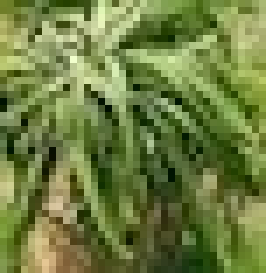
#> input picture images/buahnaga.jpg, 38 x 39 px (shown 7 times larger)
$ jupyter execute 10-7_template-matching-counting.ipynb
#> lines starting #> are read from the running program, lines starting #| are printed output that depends on the picture; after the words box and inside, x2 and y2 are one past the last pixel; in counts of white or black regions, pixels touching at a corner belong together
[cell 1]
# tampilkan kedua gambar
from matplotlib import pyplot as plt
import cv2

# panggil dan konversi warna agar sesuai dengan Matplotlib
palem = cv2.imread('images/buahnaga.jpg')
#> palem is the input picture: shape (39, 38, 3); mean B, G, R 65.1, 126.1, 110.1
palem = cv2.cvtColor(palem, cv2.COLOR_BGR2RGB)

# panggil dan konversi warna agar sesuai dengan Matplotlib
kebun_palem = cv2.imread('images/buahnaga-kebun.jpg')
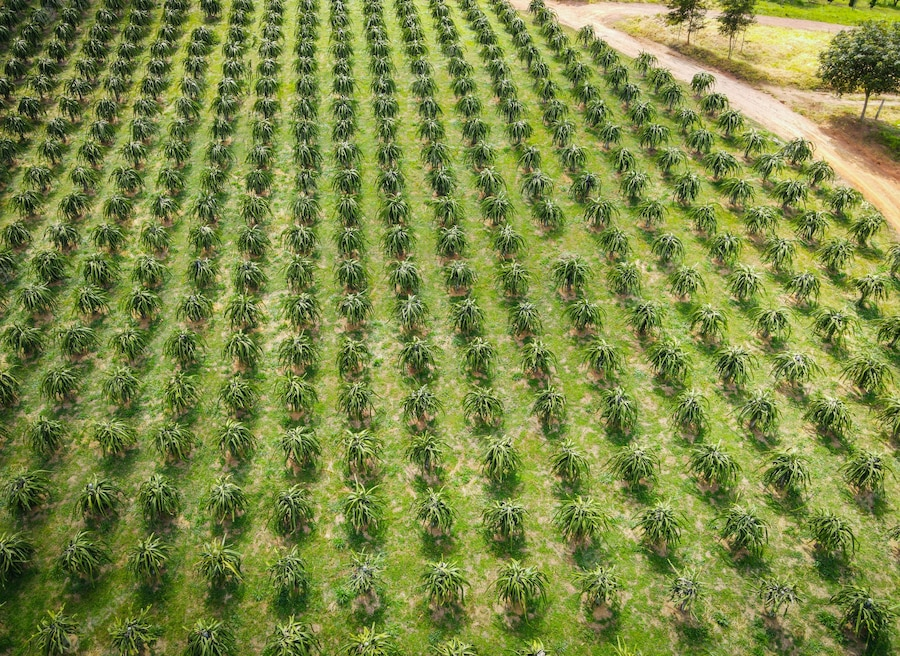
#> input picture images/buahnaga-kebun.jpg, 900 x 656 px
#> kebun_palem is the input picture: shape (656, 900, 3); mean B, G, R 70, 137.1, 125.2
kebun_palem = cv2.cvtColor(kebun_palem, cv2.COLOR_BGR2RGB)
plt.subplot(121),plt.imshow(palem), plt.title('buah naga')
plt.subplot(122),plt.imshow(kebun_palem), plt.title('kebun buah naga')
plt.show()
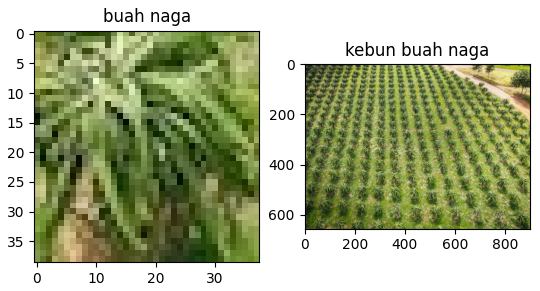
#> figure drawn by matplotlib, 2 panels

[cell 2]
import cv2
import numpy as np
# from google.colab.patches import cv2_imshow

## membaca gambar utuh untuk dicari
img_rgb = cv2.imread('images/buahnaga-kebun.jpg')
img_gray = cv2.cvtColor(img_rgb, cv2.COLOR_BGR2GRAY)
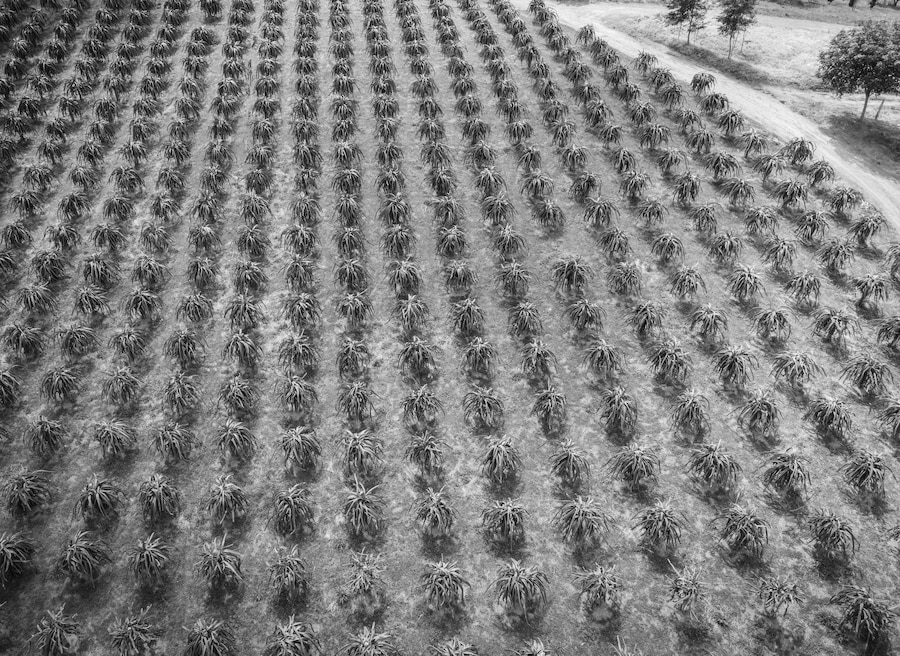
#> img_gray: shape (656, 900); min 1, max 251, mean 125.9

## membaca template
template = cv2.imread('images/buahnaga.jpg',0)
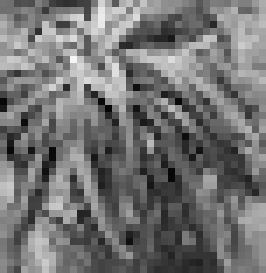
#> template: shape (39, 38) (shown 7 times larger); min 5, max 245, mean 114.3

## ukuran template. ukuran ini akan digunakan untuk menggambar kotak
w, h = template.shape[::-1]
#> w = 38; h = 39

# menggunakan metode COEFF-NORMALIZED
res = cv2.matchTemplate(img_gray,template,cv2.TM_CCOEFF_NORMED)
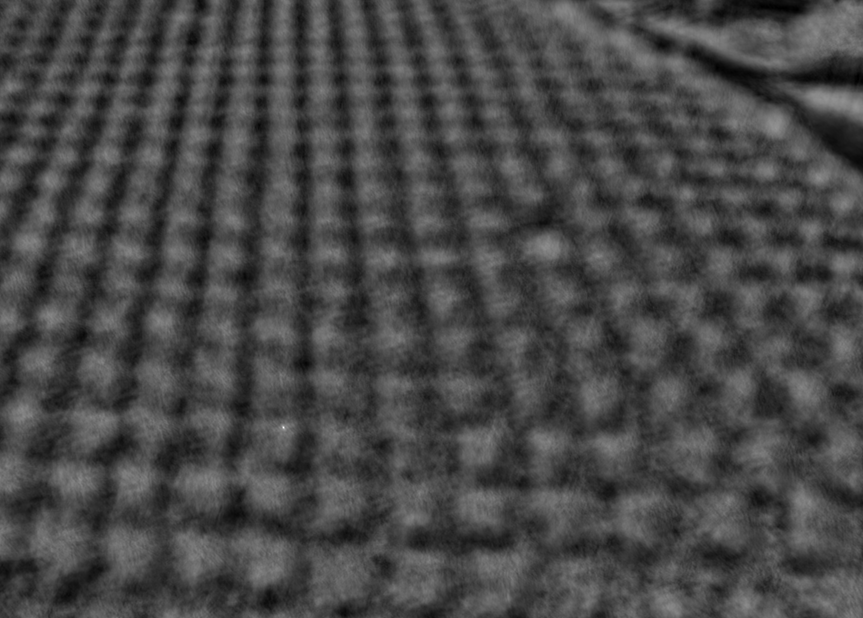
#> res: shape (618, 863) float32; min -0.388, max 0.999, mean 0.000285; drawn with min black and max white

# Nilai threshold atau ambang batas deteksi kemiripan titik.
# Lakukan eksperimen dengan merubah nilai ini
threshold = 0.195
loc = np.where(res >= threshold)
#> loc = 30322 positions, rows 0 to 617, columns 0 to 862

## membuat array kosong untuk menyimpan lokasi-lokasi dari hasil deteksi
lspoint=[]
lspoint2=[]

count = 0 # untuk menyimpan jumlah matching yang ditemukan
for pt in zip(*loc[::-1]):
    ## jika sudah ada, skip lokasi tersebut
    if pt[0] not in lspoint and pt[1] not in lspoint2:
        ## gambar persegi warna kuning dengan ketebalan tiga poin
        cv2.rectangle(img_rgb, pt, (pt[0] + w, pt[1] + h), (0,255,255), 2)
        for i in range(((pt[0])-9), ((pt[0])+9),1):
            ## tambahkan koordinat x ke list
            lspoint.append(i)
        for k in range(((pt[1])-9), ((pt[1])+9),1):
            ## tambahkan koordinat y ke list
            lspoint2.append(k)
            count+=1 ### berapa jumlah matching yang ditemukan?
    else:
        continue
#> this loop made 30322 passes
#> pt on passes 1 to 3: (216, 0), (217, 0), (253, 0)
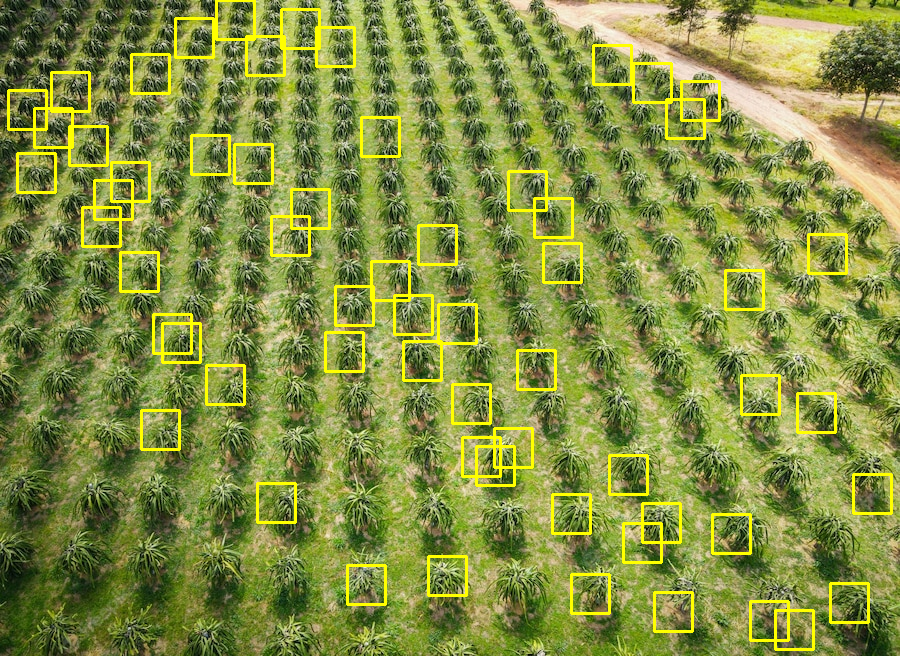
#> img_rgb: shape (656, 900, 3); 4.66% of pixels changed, all inside (x1, y1, x2, y2) = (7, 0, 893, 651)
#> after the loop, count = 1098; lspoint = 1098 values, max 861 at index 881, min -1 at index 180, mean 407.3; lspoint2 = 1098 values, max 618 at index 1097, min -9 at index 0, mean 286.3

print ("Jumlah objek ditemukan ", count)
#| Jumlah objek ditemukan  1098

# tampilkan dengan imshow
# cv2.imshow("citra output", img_rgb)
plt.imshow(cv2.cvtColor(img_rgb, cv2.COLOR_BGR2RGB))
plt.show()
